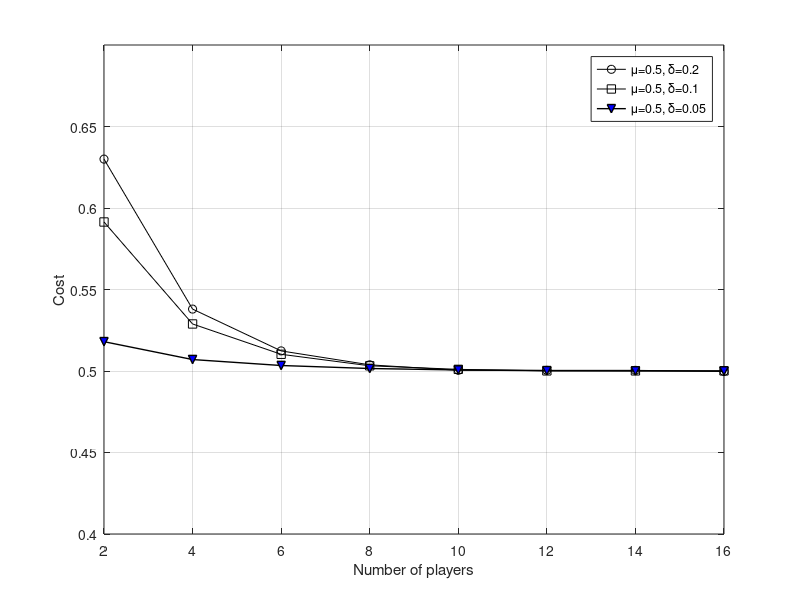

MATLAB code for this plot:
%%
clf; %clear figures
clc; %clear command windows history;
clear all;

%% 
currentFolder = 'E:\yzw_thesis\body';
main_dir_name = strcat(currentFolder,'\bayesian_figures\');
if(1~=isdir(main_dir_name))
    mkdir(main_dir_name);
end

%% avariable 
N = 2:2:16; %user number
N = N.';
b = 1;  %benefit if contribution
tau = 0.5; %punishment parameter

c = zeros(length(N),1);   %cost of the contribution

%%
mu = 0.5;
delta = 0.2;
X = normrnd(mu,delta, 1000,1);
x = sort(X, 'ascend');
y = normcdf(x,mu,delta);

%% 
for k=1:length(N)
    y1 = b -tau + ( (1 - y).^(N(k)-1) )*tau;
    diff = abs(y1 -x);
    minimum = min(diff);
    index = find(minimum==diff, 1, 'first');
    c(k) = x(index);
end
%%
%% the number of players and cost
x = N;
A = c';

%% %%%%%%%%%%%%%%%%%%%%%%%%%%%%%%%%%%%%%%%%%%%%%%%%
%%
mu = 0.5;
delta = 0.1;
X = normrnd(mu,delta, 1000,1);
x = sort(X, 'ascend');
y = normcdf(x,mu,delta);

%% 
for k=1:length(N)
    y1 = b -tau + ( (1 - y).^(N(k)-1) )*tau;
    diff = abs(y1 -x);
    minimum = min(diff);
    index = find(minimum==diff, 1, 'first');
    c(k) = x(index);
end
%%
%% the number of players and cost
x = N;
A = [A;c'];

%% %%%%%%%%%%%%%%%%%%%%%%%%%%%%%%%%%%%%%%%%%%%%%%%%
%%
mu = 0.5;
delta = 0.01;
X = normrnd(mu,delta, 1000,1);
x = sort(X, 'ascend');
y = normcdf(x,mu,delta);

%% 
for k=1:length(N)
    y1 = b -tau + ( (1 - y).^(N(k)-1) )*tau;
    diff = abs(y1 -x);
    minimum = min(diff);
    index = find(minimum==diff, 1, 'first');
    c(k) = x(index);
end
%%
%% the number of players and cost
x = N;
A = [A;c'];

%% Plot the figure
plot(x,A(1,:), '-ko',...
    x,A(2,:), '-ks', ...
    x,A(3,:), '-kv', 'LineWidth',1, 'MarkerSize',6, 'MarkerFace', 'b'...
    );
% axis([min(x) max(x) 0.4 0.6]);
xlabel('Number of players');
ylabel('Cost');
grid on;
figure(1);
hold on;

axis([min(x) max(x) 0.4 0.7]);
legend('\mu=0.5, \delta=0.2', '\mu=0.5, \delta=0.1', '\mu=0.5, \delta=0.05');
%% %%%%%%%%%%%%%%%%%%%%%%%%%%%%%%%%%%%%%%%%%%%%%%%%


h1 = figure(1);

file_name = 'bayesian_normal_user_number_vs_contribute_probability';
% print(h1,'-dtiff','-r600',strcat(main_dir_name,file_name,'.tif'));
print(h1,'-deps',strcat(main_dir_name,file_name,'.eps'));
% print(h1,'-dpdf',strcat(main_dir_name,file_name,'.pdf'));
% saveTightFigure(h1, strcat(main_dir_name,file_name,'_tight','.pdf'));
